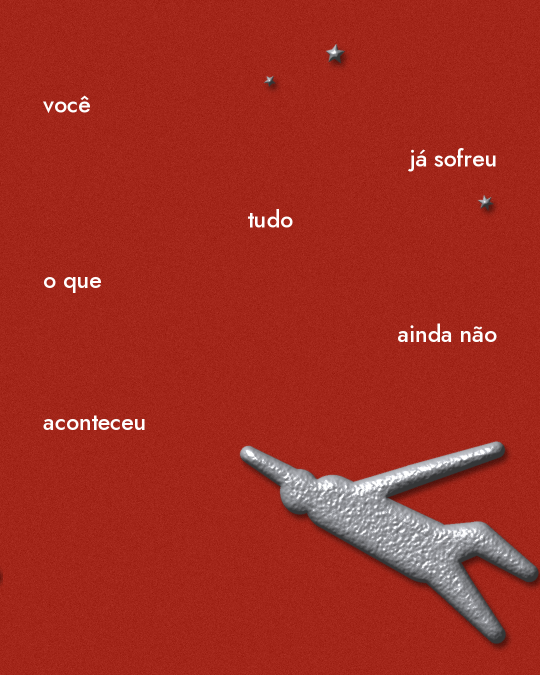
#> input picture posts/post07_rascunho/p1.png, 1080 x 1350 px (shown at 1/2 size)
$ python -i realcar_metal.py   (imports and definitions only)
#> lines starting #> are read from the running program, lines starting #| are printed output that depends on the picture; after the words box and inside, x2 and y2 are one past the last pixel; in counts of white or black regions, pixels touching at a corner belong together
"""Realça o metal (figuras, estrelas, pontinhos) das páginas finais.

Uso:
    python3 realcar_metal.py ENTRADA SAIDA [--forca 1.0] [--mascaras]

ENTRADA: pasta com as páginas finais (qualquer .png).
SAIDA:   pasta para as páginas realçadas (mesmos nomes).
--forca: multiplica a intensidade de todos os ajustes (0.5 = suave, 1.0 = padrão).
--mascaras: grava também a máscara de metal e de texto, para conferência.

O que faz, só dentro do metal:
- nitidez fina (covinhas, contornos) e nitidez média (relevo);
- curva de brilho: realces mais claros, meios-tons com mais contraste;
- prata mais fria e neutra (tira o reflexo morno do vermelho).
No texto: só um leve aumento de definição das bordas.
O vermelho de fundo, o grão e as sombras ficam intactos.
"""
import argparse
from pathlib import Path

import cv2
import numpy as np


def mascaras(rgb):
    """devolve (metal, texto) como float 0..1 do tamanho da imagem."""
    hsv = cv2.cvtColor(rgb, cv2.COLOR_RGB2HSV)
#> hsv: shape (1350, 1080, 3); mean H, S, V 8.5, 203, 161.7
    s = hsv[..., 1].astype(np.float32) / 255
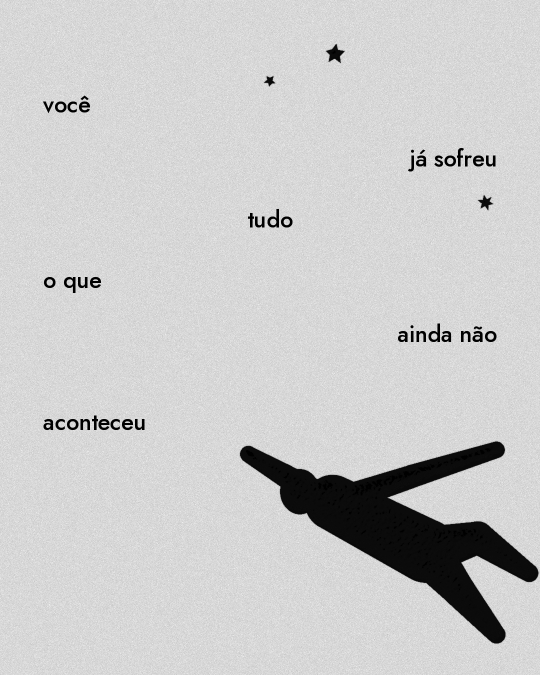
#> s: shape (1350, 1080) float32 (shown at 1/2 size); min 0, max 1, mean 0.796
    v = hsv[..., 2].astype(np.float32)
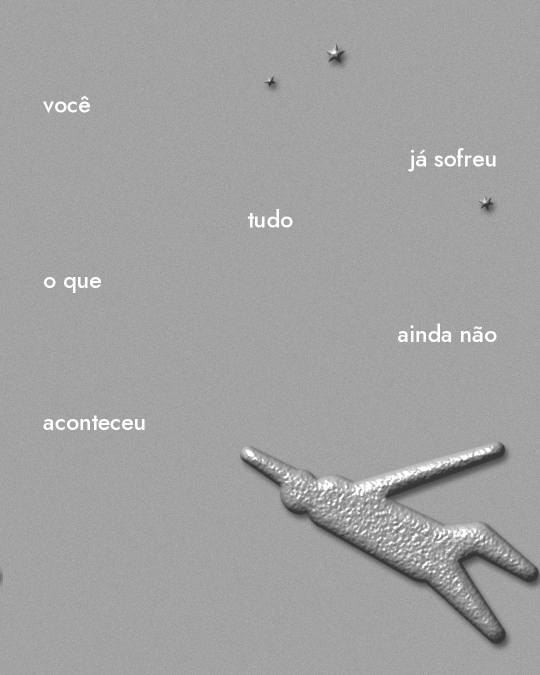
#> v: shape (1350, 1080) float32 (shown at 1/2 size); min 54, max 255, mean 161.7
    cinza = ((s < 0.30) & (v > 60)).astype(np.uint8)
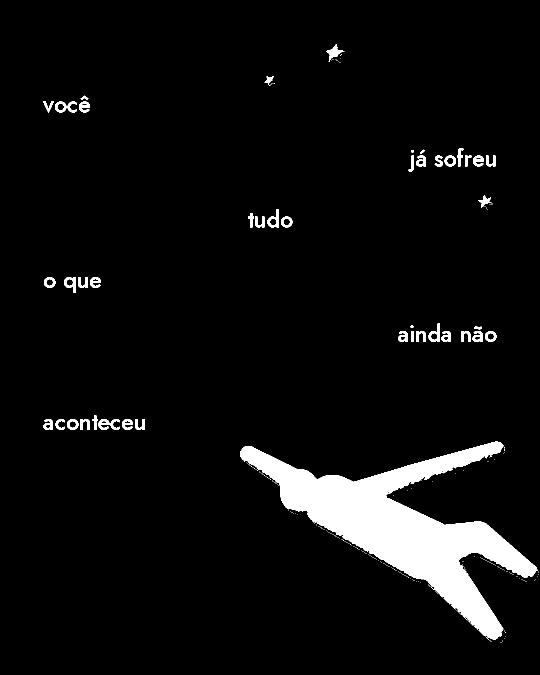
#> cinza: shape (1350, 1080) (shown at 1/2 size); values 0 (black) and 1 (white), 5.5% white; 255 white regions (209 under 20 px), largest, box (x1, y1, x2, y2) and area: (480, 883, 1075, 1280) 69864, (652, 88, 689, 123) 436, (535, 418, 558, 455) 386
    n, rot, stats, _ = cv2.connectedComponentsWithStats(cinza, connectivity=8)
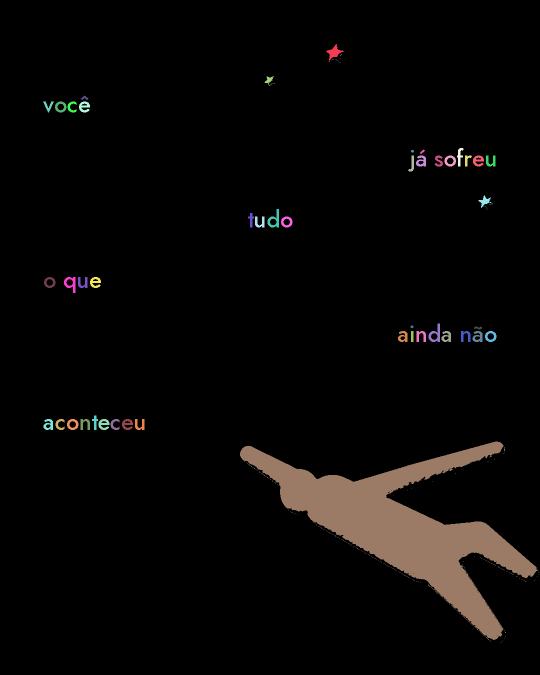
#> rot: shape (1350, 1080) int32 (shown at 1/2 size); 256 distinct labels, from 0 to 255; one colour per label, 0 black
#> n = 256; stats = 256 rows, first 6: [0, 0, 1080, 1350, 1377461], [652, 88, 37, 35, 436], [680, 108, 4, 4, 4], [680, 117, 1, 1, 1], [664, 119, 1, 1, 1], [666, 118, 1, 1, 1]
    metal = np.zeros(cinza.shape, np.uint8)
    texto = np.zeros(cinza.shape, np.uint8)
    for i in range(1, n):
        area = stats[i, cv2.CC_STAT_AREA]
        if area < 6:
            continue
        sel = rot == i
        vv = v[sel]
        branco = (vv > 235).mean()
        # letras: brancas e chapadas; metal: tons de cinza variados
        if vv.mean() > 222 and branco > 0.45 and area < 4000:
            texto[sel] = 1
        else:
            metal[sel] = 1
#> this loop made 255 passes
#> (area, branco) on passes 1, 11, 14: (436, 0.078), (146, 0.00685), (64, 0.859)
#> metal: shape (1350, 1080); values 0 (black) and 1 (white), 4.8% white; 6 white regions (2 under 20 px), largest, box (x1, y1, x2, y2) and area: (480, 883, 1075, 1280) 69864, (652, 88, 689, 123) 436, (957, 390, 985, 416) 251, (529, 152, 547, 172) 146
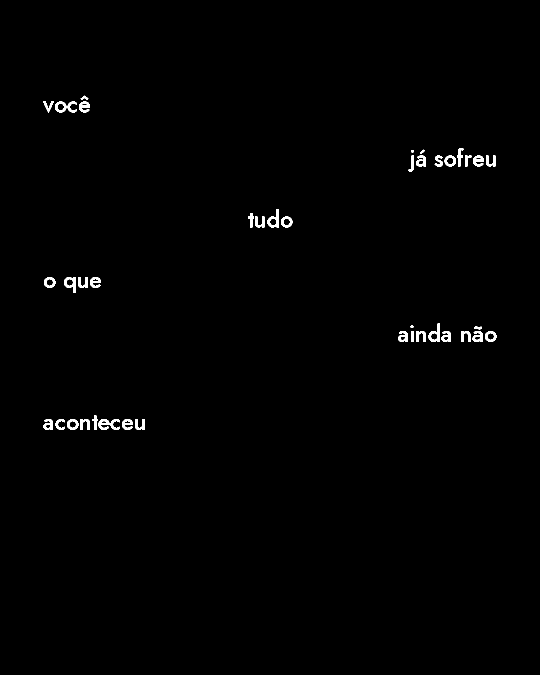
#> texto: shape (1350, 1080) (shown at 1/2 size); values 0 (black) and 1 (white), 0.66% white; 42 white regions
    # preenche os vincos escuros e reflexos dentro de cada peça, mas deixa de fora
    # o vermelho que aparece por furos e vãos (saturado como o fundo)
    contornos, _ = cv2.findContours(metal, cv2.RETR_EXTERNAL, cv2.CHAIN_APPROX_NONE)
#> contornos = 6 contours, 2 with area under 20; largest, box (x1, y1, x2, y2) and area: (480, 883, 1075, 1280) 68918, (652, 88, 689, 123) 382, (957, 390, 985, 416) 202, (529, 152, 547, 172) 111
    cheio = np.zeros_like(metal)
    cv2.drawContours(cheio, contornos, -1, 1, thickness=cv2.FILLED)
#> cheio: shape (1350, 1080); values 0 (black) and 1 (white), 4.9% white; 6 white regions (2 under 20 px), largest, box (x1, y1, x2, y2) and area: (480, 883, 1075, 1280) 70023, (652, 88, 689, 123) 436, (957, 390, 985, 416) 251, (529, 152, 547, 172) 147
    vermelho = s > 0.55
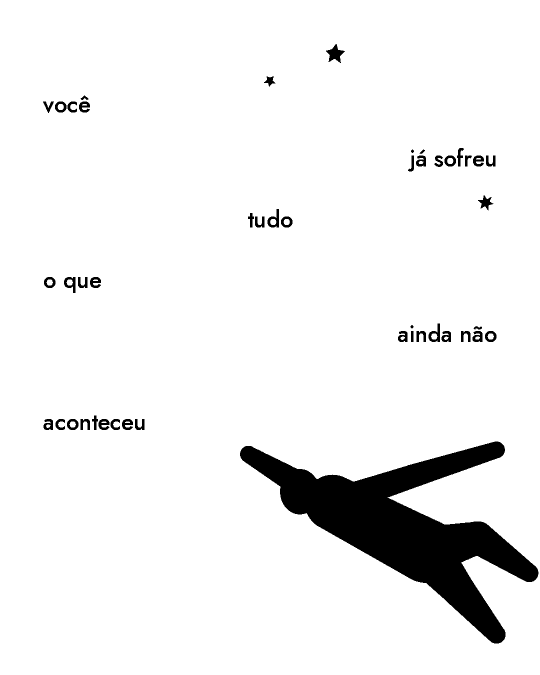
#> vermelho: shape (1350, 1080) bool (shown at 1/2 size); 94% white; 46 black regions, largest, box (x1, y1, x2, y2) and area: (480, 883, 1077, 1287) 76444, (652, 88, 690, 126) 655, (535, 418, 558, 455) 401
    metal = (cheio.astype(bool) & ~vermelho & ~texto.astype(bool)).astype(np.uint8)
    # inclui a borda do metal (mistura com o vermelho) e suaviza a transição
    k = cv2.getStructuringElement(cv2.MORPH_ELLIPSE, (3, 3))
    metal = cv2.dilate(metal, k, iterations=1)
#> metal: shape (1350, 1080); values 0 (black) and 1 (white), 5% white; 4 white regions, box (x1, y1, x2, y2) and area: (479, 882, 1076, 1282) 72278, (651, 87, 690, 124) 545, (956, 389, 986, 417) 350, (528, 151, 548, 173) 221
    texto_d = cv2.dilate(texto, k, iterations=1)
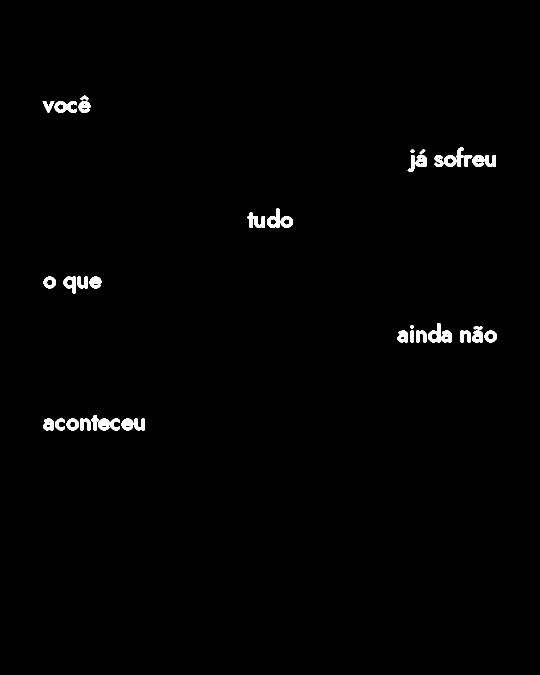
#> texto_d: shape (1350, 1080) (shown at 1/2 size); values 0 (black) and 1 (white), 0.93% white; 39 white regions, largest, box (x1, y1, x2, y2) and area: (196, 837, 240, 861) 692, (109, 202, 154, 226) 654, (495, 425, 530, 456) 609
    metal_f = cv2.GaussianBlur(metal.astype(np.float32), (0, 0), 0.8)
    texto_f = cv2.GaussianBlur(texto_d.astype(np.float32), (0, 0), 0.6)
    metal_f *= (1 - texto_f)  # nunca realçar letra como metal
    return np.clip(metal_f, 0, 1), np.clip(texto_f, 0, 1)


# [60 lines left out: functions realcar_metal, realcar_texto, processar, main, not called in this run]


# [2 lines not run here, left out]

>>> import cv2
>>> picture = cv2.cvtColor(cv2.imread('post07_rascunho/p1.png'), cv2.COLOR_BGR2RGB)
>>> result = mascaras(picture)

$ run again, on posts/post07_rascunho/p3.png
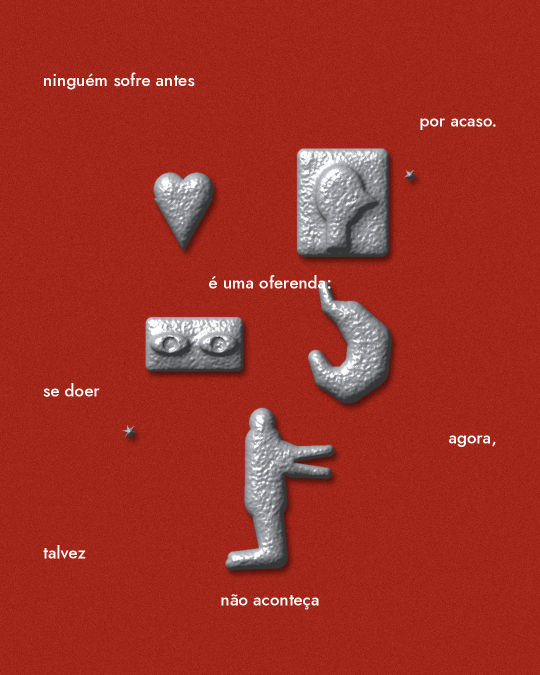
#> input picture posts/post07_rascunho/p3.png, 1080 x 1350 px (shown at 1/2 size)
#> hsv: shape (1350, 1080, 3); mean H, S, V 11.8, 196.4, 160.9
#> cinza: shape (1350, 1080); values 0 (black) and 1 (white), 8.3% white; 218 white regions (142 under 20 px), largest, box (x1, y1, x2, y2) and area: (594, 297, 778, 512) 36394, (451, 816, 668, 1136) 25651, (616, 561, 779, 799) 20052
#> rot: shape (1350, 1080) int32; 219 distinct labels, from 0 to 218
#> n = 219; stats = 219 rows, first 6: [0, 0, 1080, 1350, 1337165], [261, 145, 10, 27, 131], [178, 147, 7, 6, 21], [107, 148, 5, 4, 16], [348, 151, 9, 21, 99], [88, 156, 14, 16, 140]
#> the loop in mascaras, `for i in range(1, n):` made 218 passes
#> (area, branco) on passes 1, 2, 4: (131, 0.855), (21, 0.714), (99, 0.869)
#> after the loop in mascaras, `for i in range(1, n):`:
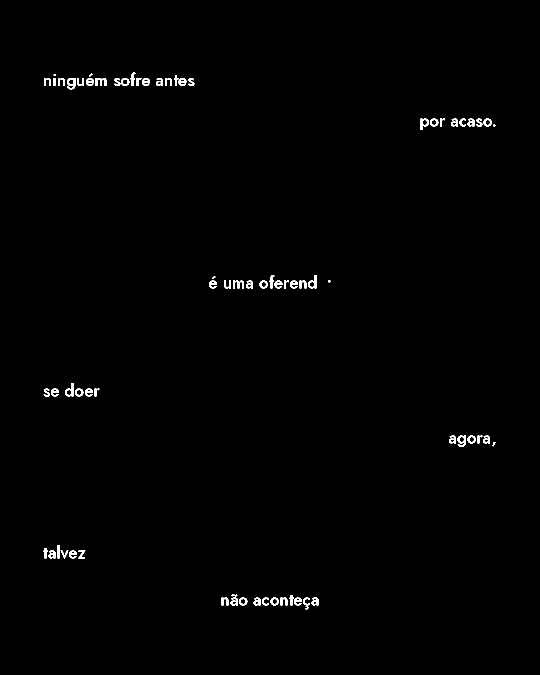
#> texto: shape (1350, 1080) (shown at 1/2 size); values 0 (black) and 1 (white), 0.62% white; 71 white regions (2 under 20 px)
#> contornos = 12 contours, 5 with area under 20; largest, box (x1, y1, x2, y2) and area: (594, 297, 778, 512) 35912, (451, 816, 668, 1136) 25092, (616, 561, 779, 799) 19684, (291, 634, 486, 742) 18926, (307, 345, 423, 499) 10260, (246, 851, 274, 875) 156, (809, 340, 831, 364) 112
#> cheio: shape (1350, 1080); values 0 (black) and 1 (white), 7.7% white; 12 white regions (5 under 20 px), largest, box (x1, y1, x2, y2) and area: (594, 297, 778, 512) 36431, (451, 816, 668, 1136) 25653, (616, 561, 779, 799) 20070
#> vermelho: shape (1350, 1080) bool; 90.7% white; 78 black regions (1 under 20 px), largest, box (x1, y1, x2, y2) and area: (594, 297, 778, 514) 39742, (451, 816, 669, 1140) 29430, (616, 561, 784, 807) 22272
#> texto_d: shape (1350, 1080); values 0 (black) and 1 (white), 0.97% white; 58 white regions, largest, box (x1, y1, x2, y2) and area: (578, 1189, 620, 1220) 614, (460, 1187, 496, 1212) 517, (840, 236, 878, 261) 514
#> in mascaras, `metal_f *= (1 - texto_f)`:
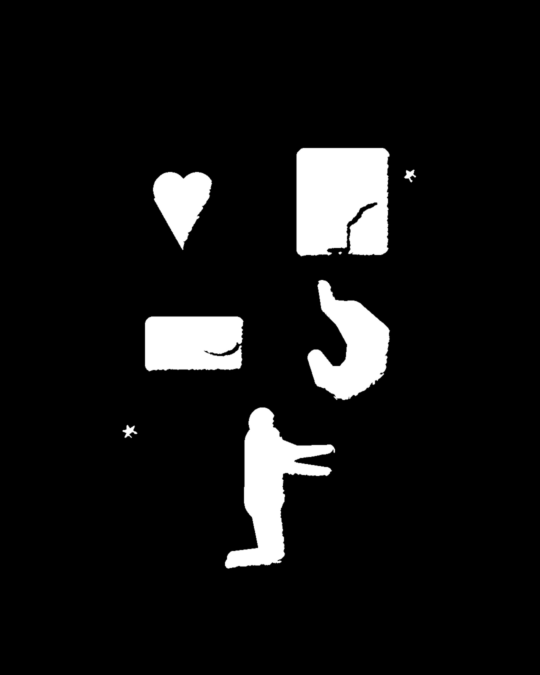
#> metal_f: shape (1350, 1080) float32 (shown at 1/2 size); min 0, max 1, mean 0.08

$ run again, on posts/post07_rascunho/p4.png
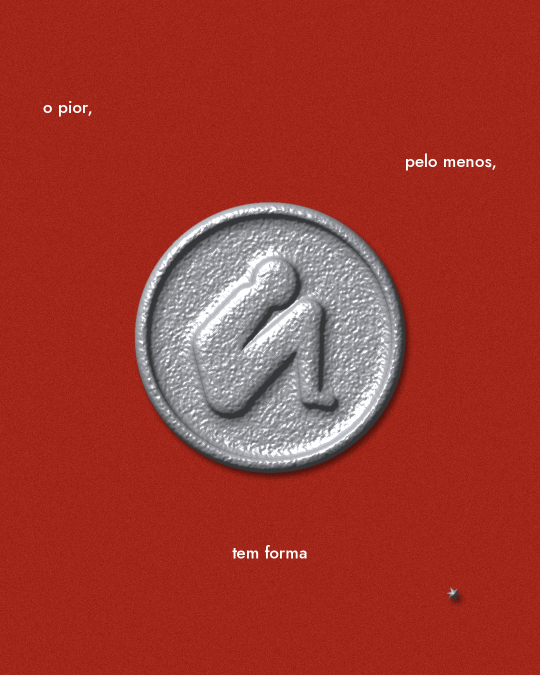
#> input picture posts/post07_rascunho/p4.png, 1080 x 1350 px (shown at 1/2 size)
#> hsv: shape (1350, 1080, 3); mean H, S, V 19.1, 182.4, 161.1
#> cinza: shape (1350, 1080); values 0 (black) and 1 (white), 14.9% white; 145 white regions (119 under 20 px), largest, box (x1, y1, x2, y2) and area: (270, 405, 806, 939) 214365, (888, 318, 910, 334) 213, (494, 1101, 516, 1117) 212
#> rot: shape (1350, 1080) int32; 146 distinct labels, from 0 to 145
#> n = 146; stats = 146 rows, first 6: [0, 0, 1080, 1350, 1240049], [138, 202, 5, 4, 16], [87, 210, 17, 16, 144], [118, 210, 17, 23, 194], [138, 210, 4, 16, 64], [146, 210, 17, 16, 144]
#> the loop in mascaras, `for i in range(1, n):` made 145 passes
#> (area, branco) on passes 2 to 9: (144, 0.854), (194, 0.845), (64, 0.891), (144, 0.84), (81, 0.864), (28, 0.893), (108, 0.843), (194, 0.866)
#> after the loop in mascaras, `for i in range(1, n):`:
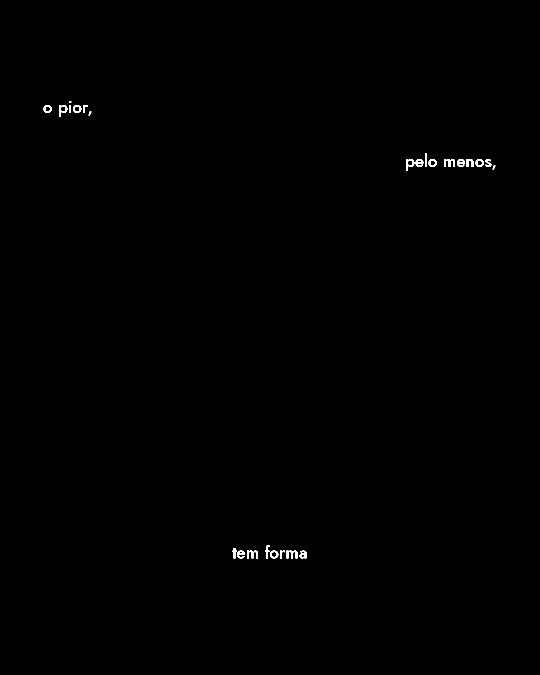
#> texto: shape (1350, 1080) (shown at 1/2 size); values 0 (black) and 1 (white), 0.22% white; 25 white regions (1 under 20 px)
#> contornos = 3 contours, 1 with area under 20; largest, box (x1, y1, x2, y2) and area: (270, 405, 806, 939) 224042, (895, 1175, 920, 1197) 160
#> cheio: shape (1350, 1080); values 0 (black) and 1 (white), 15.4% white; 3 white regions (1 under 20 px), largest, box (x1, y1, x2, y2) and area: (270, 405, 806, 939) 224838, (895, 1175, 920, 1197) 202
#> vermelho: shape (1350, 1080) bool; 84% white; 27 black regions (1 under 20 px), largest, box (x1, y1, x2, y2) and area: (270, 405, 811, 946) 230059, (894, 1175, 921, 1202) 310, (888, 318, 910, 334) 224
#> in mascaras, `texto_d = cv2.dilate(texto, k, iterations=1)`:
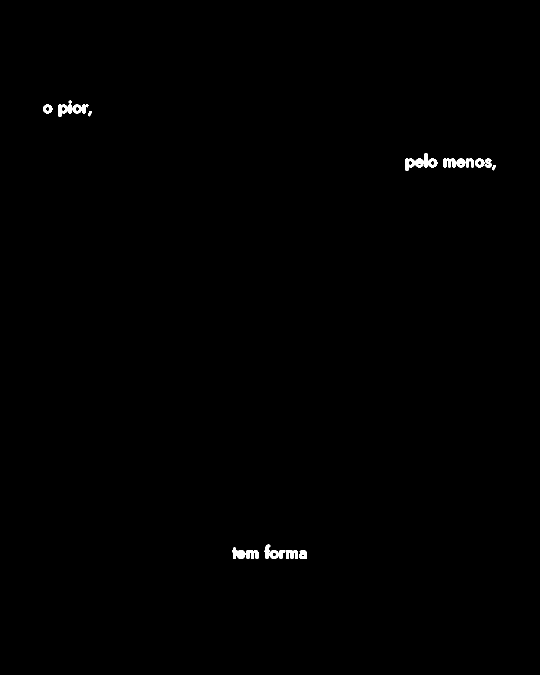
#> texto_d: shape (1350, 1080) (shown at 1/2 size); values 0 (black) and 1 (white), 0.35% white; 22 white regions, largest, box (x1, y1, x2, y2) and area: (811, 317, 848, 342) 532, (529, 1089, 558, 1118) 422, (464, 1095, 491, 1118) 393
